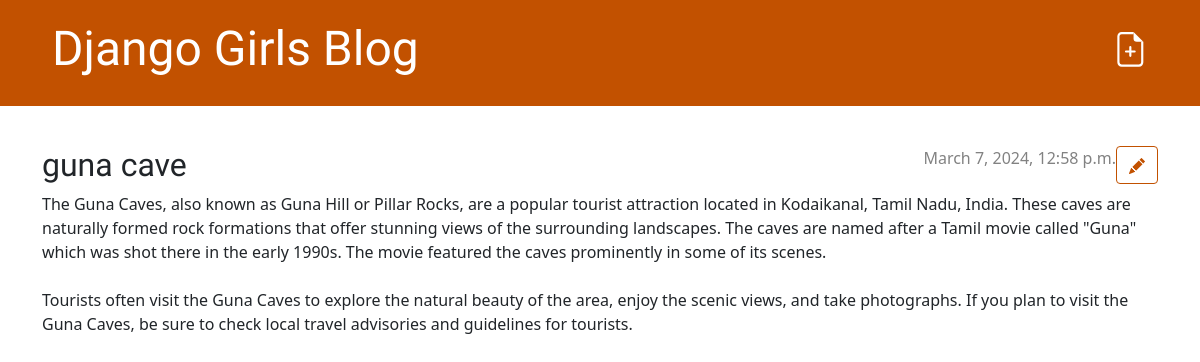
/post/1/, run on an earlier commit of the app's database.
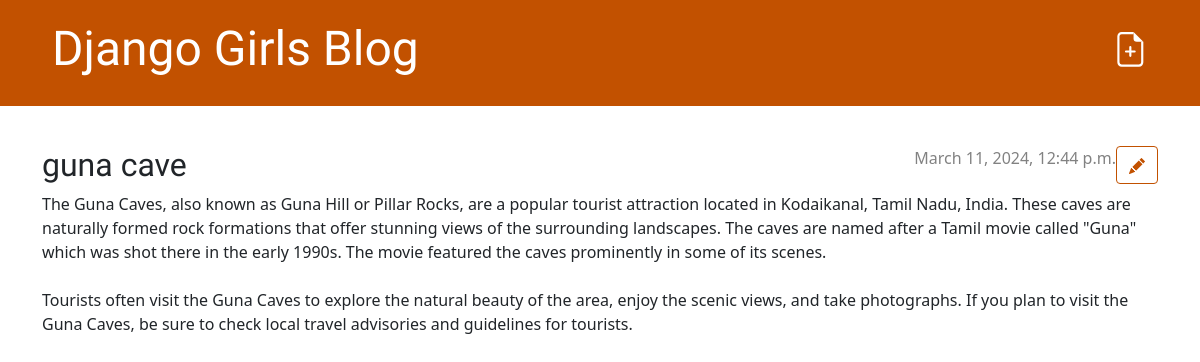
And on a later commit of the database.
### blog/models.py (models this page shows, shortened)
class Post(models.Model):
    author = models.ForeignKey(settings.AUTH_USER_MODEL, on_delete=models.CASCADE)
    title = models.CharField(max_length=200)
    text = models.TextField()
    created_date = models.DateTimeField(default=timezone.now)
    published_date = models.DateTimeField(blank=True, null=True)

### blog/views.py (the view)
# urls.py: path('post/<int:pk>/', views.post_detail, name='post_detail'),
def post_detail(request, pk):
    post = get_object_or_404(Post, pk=pk)
    return render(request, 'blog/post_detail.html', {'post': post})

### blog/templates/blog/post_detail.html (shortened to what this page needs)
{% extends 'blog/base.html' %}
{% block content %}
    <article class="post">
        <aside class="actions">
            <a class="btn btn-secondary" href="{% url 'post_edit' pk=post.pk %}">
            </a>
        </aside>
        {% if post.published_date %}
            <time class="date">
                {{ post.published_date }}
            </time>
        {% endif %}
        <h2>{{ post.title }}</h2>
        <p>{{ post.text|linebreaksbr }}</p>
    </article>
{% endblock %}

What changed in the data, as far as the page shows it:
changed Post "guna cave": published_date "March 7, 2024, 12:58 p.m." → "March 11, 2024, 12:44 p.m."
